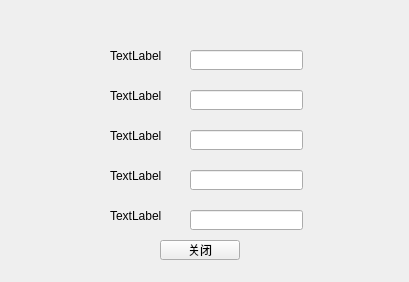
<?xml version="1.0" encoding="UTF-8"?>
<ui version="4.0">
 <class>detail</class>
 <widget class="QWidget" name="detail">
  <property name="geometry">
   <rect>
    <x>0</x>
    <y>0</y>
    <width>409</width>
    <height>282</height>
   </rect>
  </property>
  <property name="windowTitle">
   <string>Form</string>
  </property>
  <widget class="QLabel" name="label">
   <property name="geometry">
    <rect>
     <x>110</x>
     <y>50</y>
     <width>54</width>
     <height>12</height>
    </rect>
   </property>
   <property name="text">
    <string>TextLabel</string>
   </property>
  </widget>
  <widget class="QLabel" name="label_2">
   <property name="geometry">
    <rect>
     <x>110</x>
     <y>90</y>
     <width>54</width>
     <height>12</height>
    </rect>
   </property>
   <property name="text">
    <string>TextLabel</string>
   </property>
  </widget>
  <widget class="QLabel" name="label_3">
   <property name="geometry">
    <rect>
     <x>110</x>
     <y>130</y>
     <width>54</width>
     <height>12</height>
    </rect>
   </property>
   <property name="text">
    <string>TextLabel</string>
   </property>
  </widget>
  <widget class="QLabel" name="label_4">
   <property name="geometry">
    <rect>
     <x>110</x>
     <y>170</y>
     <width>54</width>
     <height>12</height>
    </rect>
   </property>
   <property name="text">
    <string>TextLabel</string>
   </property>
  </widget>
  <widget class="QLabel" name="label_5">
   <property name="geometry">
    <rect>
     <x>110</x>
     <y>210</y>
     <width>54</width>
     <height>12</height>
    </rect>
   </property>
   <property name="text">
    <string>TextLabel</string>
   </property>
  </widget>
  <widget class="QLineEdit" name="lineEdit">
   <property name="geometry">
    <rect>
     <x>190</x>
     <y>50</y>
     <width>113</width>
     <height>20</height>
    </rect>
   </property>
   <property name="readOnly">
    <bool>true</bool>
   </property>
  </widget>
  <widget class="QLineEdit" name="lineEdit_2">
   <property name="geometry">
    <rect>
     <x>190</x>
     <y>90</y>
     <width>113</width>
     <height>20</height>
    </rect>
   </property>
   <property name="readOnly">
    <bool>true</bool>
   </property>
  </widget>
  <widget class="QLineEdit" name="lineEdit_3">
   <property name="geometry">
    <rect>
     <x>190</x>
     <y>130</y>
     <width>113</width>
     <height>20</height>
    </rect>
   </property>
   <property name="readOnly">
    <bool>true</bool>
   </property>
  </widget>
  <widget class="QLineEdit" name="lineEdit_4">
   <property name="geometry">
    <rect>
     <x>190</x>
     <y>170</y>
     <width>113</width>
     <height>20</height>
    </rect>
   </property>
   <property name="readOnly">
    <bool>true</bool>
   </property>
  </widget>
  <widget class="QLineEdit" name="lineEdit_5">
   <property name="geometry">
    <rect>
     <x>190</x>
     <y>210</y>
     <width>113</width>
     <height>20</height>
    </rect>
   </property>
   <property name="readOnly">
    <bool>true</bool>
   </property>
  </widget>
  <widget class="QPushButton" name="pushButton">
   <property name="geometry">
    <rect>
     <x>160</x>
     <y>240</y>
     <width>80</width>
     <height>20</height>
    </rect>
   </property>
   <property name="text">
    <string>关闭</string>
   </property>
  </widget>
 </widget>
 <resources/>
 <connections/>
</ui>
